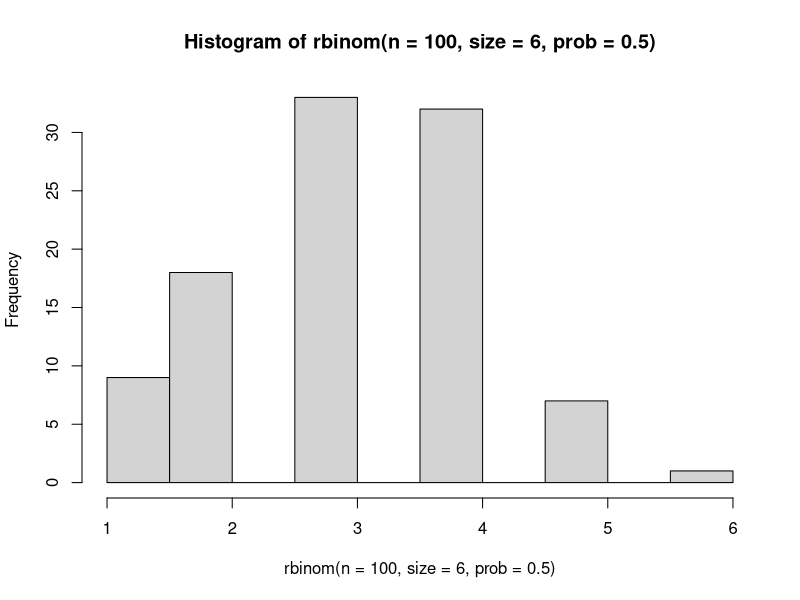
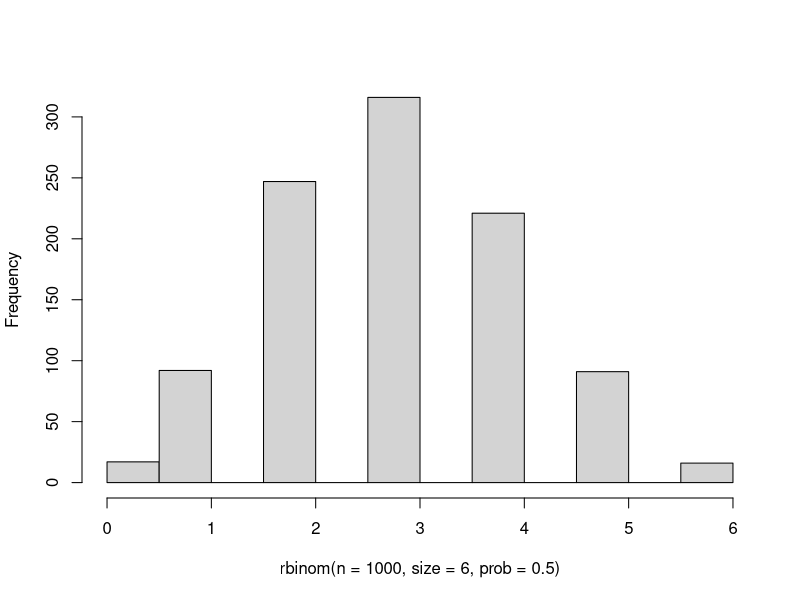
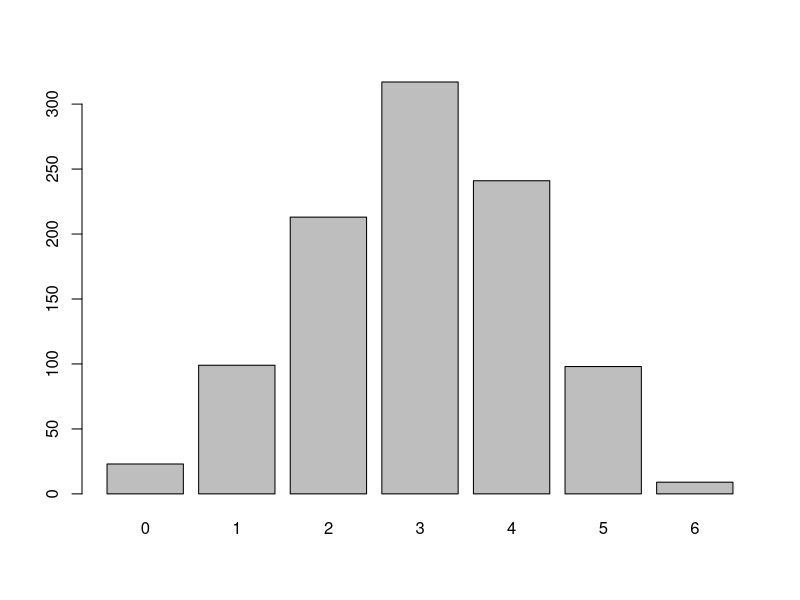
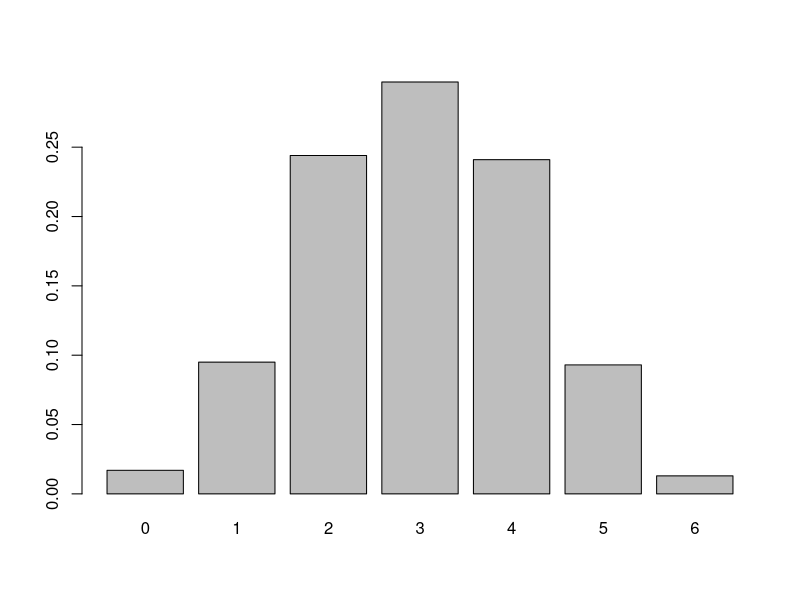
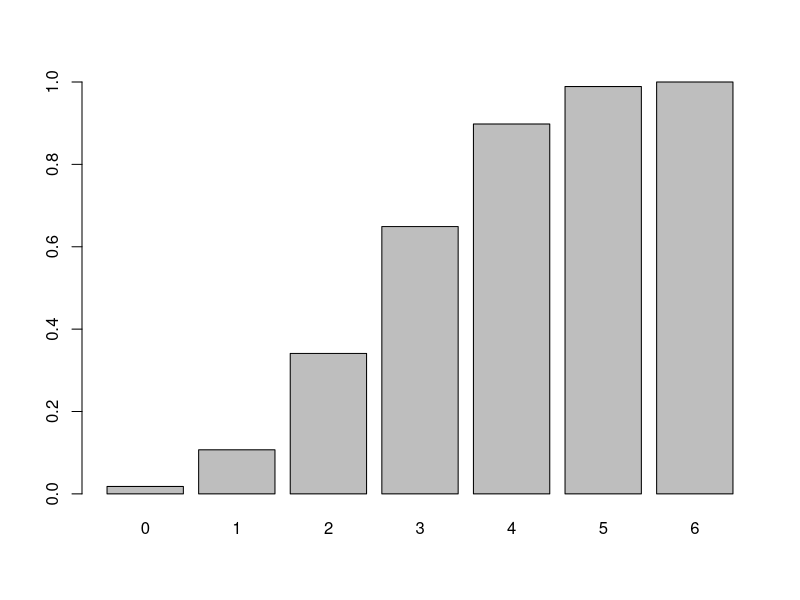
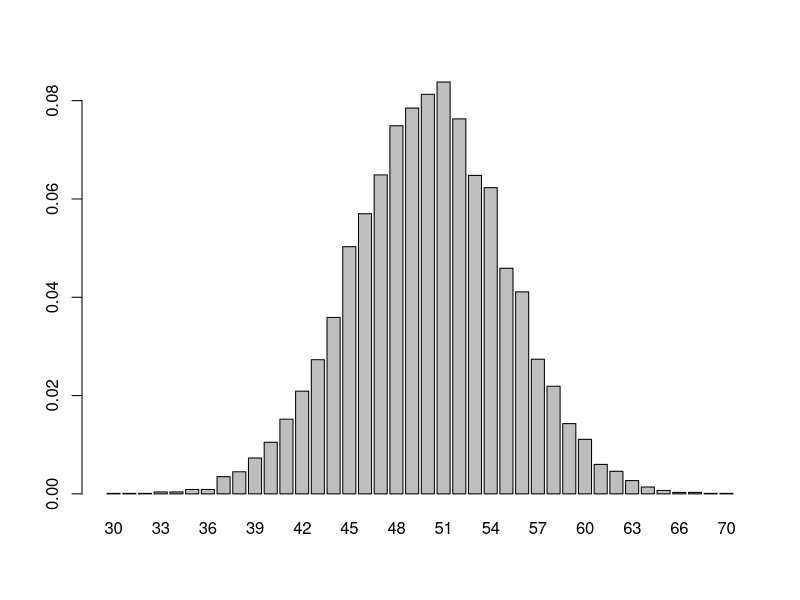
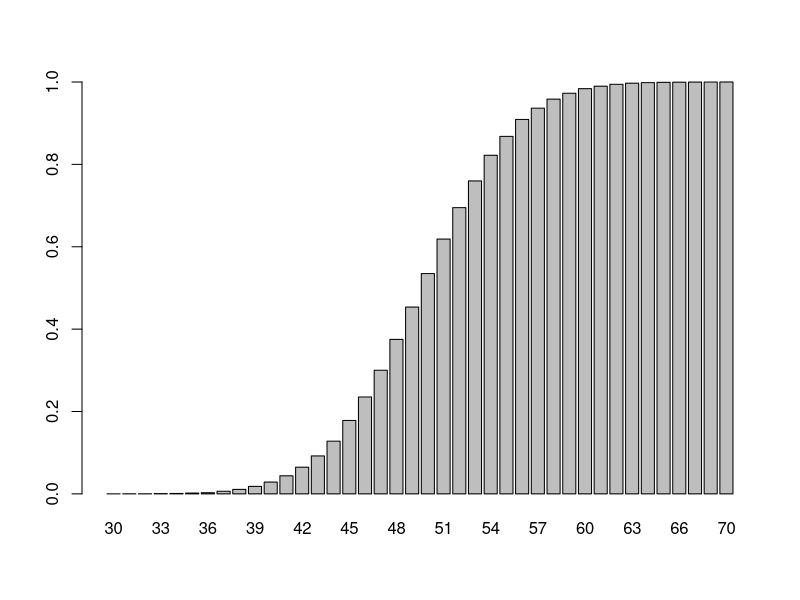

Recreate these plots in R, in order.
## ---- chunk 1
table(rbinom(n=100,size=6,prob=0.5))

hist(rbinom(n=100,size=6,prob=0.5))
## ---- chunk 2
hist(rbinom(n=1000,size=6,prob=0.5), main=NULL)
## ---- chunk 3
barplot(table(rbinom(n=1000,size=6,prob=0.5)), main=NULL)
## ---- chunk 4
table(rbinom(n=1000,size=6,prob=0.5))/1000

barplot(table(rbinom(n=1000,size=6,prob=0.5))/1000, main=NULL)
## ---- chunk 5
probTable <- table(rbinom(n=1000,size=6,prob=0.5))/1000
probTable
cumsum(probTable)
## ---- chunk 6
probTable <- table(rbinom(n=1000,size=6,prob=0.5))/1000
barplot(cumsum(probTable),main=NULL)
## ---- chunk 7
probTable <- table(rbinom(n=10000,size=100,prob=0.5))/10000
barplot(probTable)
barplot(cumsum(probTable))
## ---- chunk 8
# Sidebar 2.1: Create Your Own Tables with R
#
toast <- matrix(c(2,1,3,4),ncol=2,byrow=TRUE) # Create a two column structure using the matrix() command
colnames(toast) <- c("Down","Up") # Label the columns
rownames(toast) <- c("Jelly","Butter") # Label the rows
toast <- as.table(toast) # Convert from matrix to table
toast # Show the table on the console
margin.table(toast) # This is the grand total of toast drops
margin.table(toast,1) # These are the marginal totals for rows
margin.table(toast,2) # These are the marginal totals for columns
toastProbs <- toast/margin.table(toast) # Calculate probabilities
toastProbs # Report probabilities to console
## ---- chunk 9

